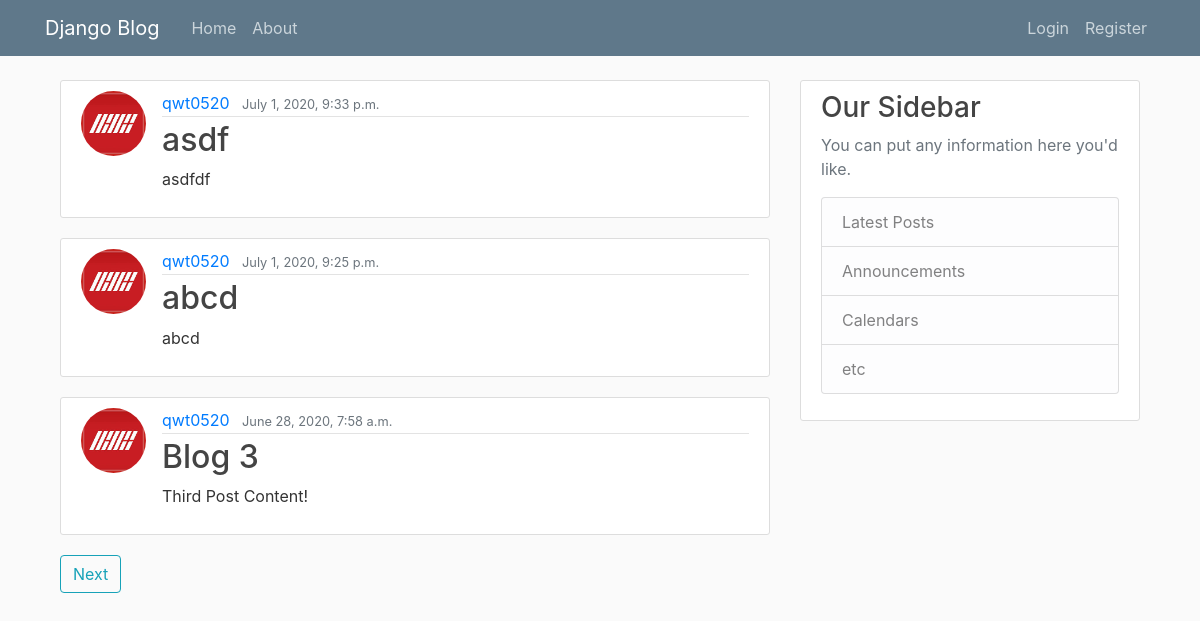
Page /blog/ on the earlier database version.
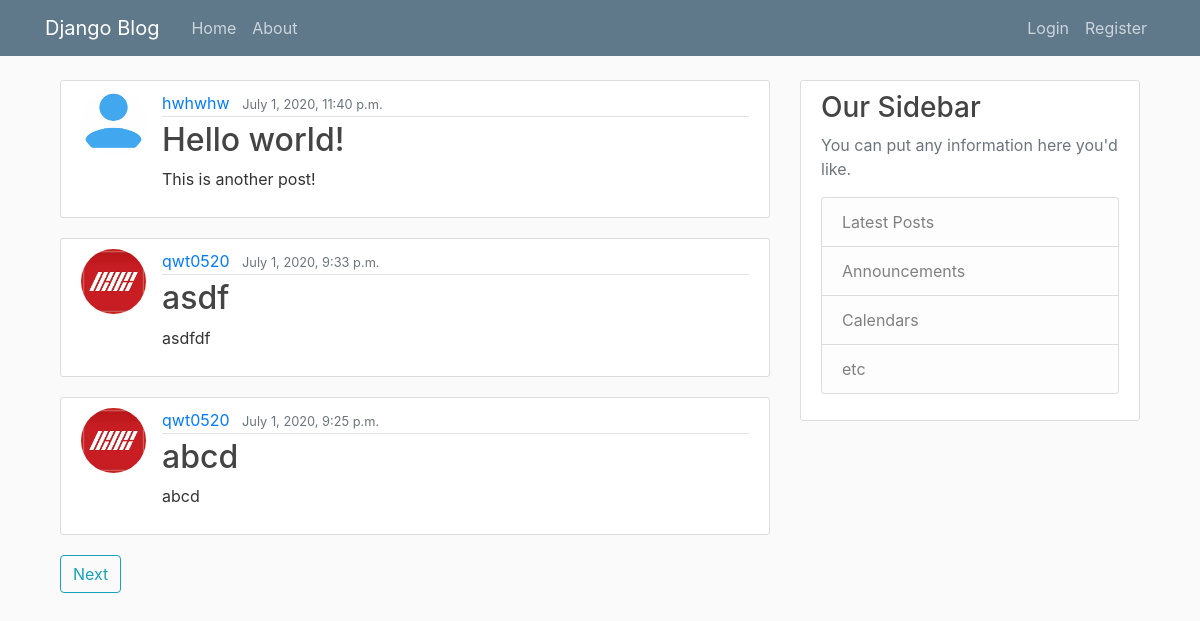
Same page on the later database version.
### blog/models.py (models this page shows, shortened)
class Post(models.Model):
    title = models.CharField(max_length=100)
    content = models.TextField()
    date_posted = models.DateTimeField(default=timezone.now())
    author = models.ForeignKey(User, on_delete=models.CASCADE)

### Users/models.py (models this page shows, shortened)
class Profile(models.Model):
    user = models.OneToOneField(User, on_delete=models.CASCADE)
    image = models.ImageField(default='default.jpg', upload_to='profile_pics')

### blog/views.py (the view)
# urls.py: path('', PostListView.as_view(), name = 'blog-home'),
class PostListView(ListView):
    model = Post
    template_name = 'blog/home.html'
    context_object_name = 'posts'
    ordering = ['-date_posted']
    paginate_by = 3

### blog/templates/blog/home.html (shortened to what this page needs)
{% extends "blog/base.html" %}
{% block content %}
    {% for post in posts %}
        <article class="media content-section">
            <img class = "rounded-circle article-img" src="{{ post.author.profile.image.url }}">
            <div class="media-body">
                <div class="article-metadata">
                    <a class="mr-2" href="#">{{ post.author }}</a>
                    <small class="text-muted">{{ post.date_posted }}</small>
                </div>
                <h2><a class="article-title" href="{% url 'post-detail' post.id %}">{{ post.title }}</a></h2>
                <p class="article-content">{{ post.content }}</p>
            </div>
        </article>
    {% endfor %}
    {% if page_obj.has_next %}
        <a class="btn btn-outline-info mb-4" href="?page={{ page_obj.next_page_number }}">Next</a>
    {% endif %}
{% endblock content %}

### blog/templates/blog/base.html (shortened to what this page needs)
{% load static %}
<!DOCTYPE html>
<html lang="en">
<head>
    <link rel="stylesheet" href="https://maxcdn.bootstrapcdn.com/bootstrap/4.0.0/css/bootstrap.min.css">
    <link rel="stylesheet" type="text/css" href="{% static 'blog/main.css' %}">
</head>
<body>
    <header class="site-header">
        <nav class="navbar navbar-expand-md navbar-dark bg-steel fixed-top">
            <div class="container">
            <a class="navbar-brand mr-4" href="/">Django Blog</a>
            <div class="collapse navbar-collapse" id="navbarToggle">
                <div class="navbar-nav mr-auto">
                    <a class="nav-item nav-link" href="/">Home</a>
                    <a class="nav-item nav-link" href="/about">About</a>
                </div>
                <div class="navbar-nav">
                    {% if user.is_authenticated %}
                    <a class="nav-item nav-link" href="{% url 'post-create' %}">New Post</a>
                    <a class="nav-item nav-link" href="{% url 'profile' %}">Profile</a>
                        <a class="nav-item nav-link" href="{% url 'logout' %}">Logout</a>
                    {% else %}
                        <a class="nav-item nav-link" href="{% url 'login' %}">Login</a>
                        <a class="nav-item nav-link" href="{% url 'register' %}">Register</a>
                    {% endif %}
                </div>
            </div>
            </div>
        </nav>
    </header>
    <div class="container">
        <main role="main" class="container">
            <div class="row">
                <div class="col-md-8">
                {% block content %}{% endblock %}
                </div>
                <div class="col-md-4">
                    <div class="content-section">
                        <h3>Our Sidebar</h3>
                        <p class='text-muted'>You can put any information here you'd like.
                            <ul class="list-group">
                                <li class="list-group-item list-group-item-light">Latest Posts</li>
                                <li class="list-group-item list-group-item-light">Announcements</li>
                                <li class="list-group-item list-group-item-light">Calendars</li>
                                <li class="list-group-item list-group-item-light">etc</li>
                            </ul>
                        </p>
                    </div>
                </div>
            </div>
        </main>
    </div>
</body>
</html>

### blog/static/blog/main.css (style rules this page uses)
body { background: #fafafa; color: #333333; margin-top: 5rem; }
h1, h2, h3, h4, h5, h6 { color: #444444; }
ul { margin: 0; }
.bg-steel { background-color: #5f788a; }
.site-header .navbar-nav .nav-link { color: #cbd5db; }
.content-section { background: #ffffff; padding: 10px 20px; border: 1px solid #dddddd; border-radius: 3px; margin-bottom: 20px; }
.article-title { color: #444444; }
.article-content { white-space: pre-line; }
.article-img { height: 65px; width: 65px; margin-right: 16px; }
.article-metadata { padding-bottom: 1px; margin-bottom: 4px; border-bottom: 1px solid #e3e3e3 }

Differences in the rows shown:
no longer on this page (row unchanged): Post: author.profile.image (picture), author "qwt0520", date_posted "June 28, 2020, 7:58 a.m.", title "Blog 3", content "Third Post Content!"
added Post: author.profile.image (placeholder picture), author "hwhwhw", date_posted "July 1, 2020, 11:40 p.m.", title "Hello world!", content "This is another post!"
